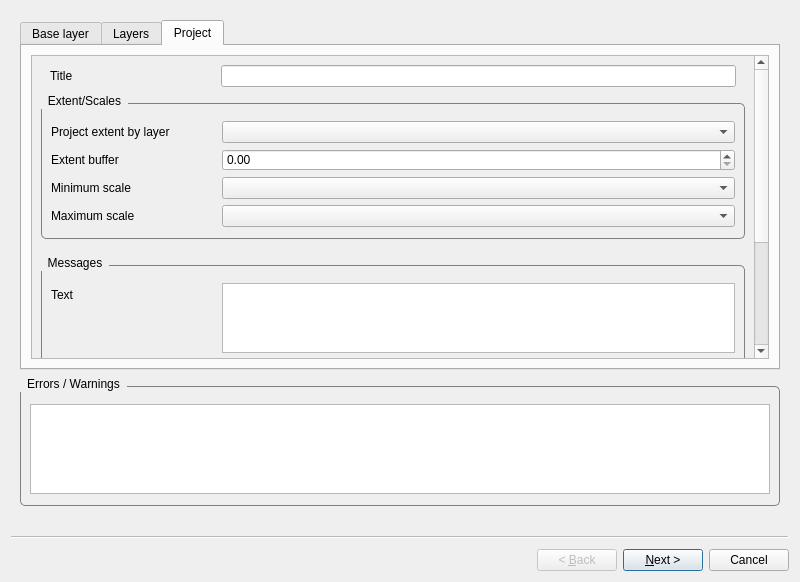
<?xml version="1.0" encoding="UTF-8"?>
<ui version="4.0">
 <class>publish_wizard</class>
 <widget class="QWizard" name="publish_wizard">
  <property name="geometry">
   <rect>
    <x>0</x>
    <y>0</y>
    <width>800</width>
    <height>582</height>
   </rect>
  </property>
  <property name="minimumSize">
   <size>
    <width>600</width>
    <height>400</height>
   </size>
  </property>
  <property name="windowTitle">
   <string>Publish in Gisquick</string>
  </property>
  <property name="autoFillBackground">
   <bool>false</bool>
  </property>
  <property name="styleSheet">
   <string notr="true"/>
  </property>
  <property name="modal">
   <bool>true</bool>
  </property>
  <property name="options">
   <set>QWizard::NoBackButtonOnLastPage|QWizard::NoDefaultButton</set>
  </property>
  <widget class="QWizardPage" name="wizard_page_project">
   <property name="styleSheet">
    <string notr="true"/>
   </property>
   <layout class="QVBoxLayout" name="verticalLayout">
    <item>
     <widget class="QTabWidget" name="tabWidget">
      <property name="sizePolicy">
       <sizepolicy hsizetype="Expanding" vsizetype="Expanding">
        <horstretch>0</horstretch>
        <verstretch>1</verstretch>
       </sizepolicy>
      </property>
      <property name="currentIndex">
       <number>2</number>
      </property>
      <widget class="QWidget" name="tab_baselayer">
       <attribute name="title">
        <string>Base layer</string>
       </attribute>
       <layout class="QGridLayout" name="gridLayout_4">
        <item row="5" column="0">
         <widget class="QLabel" name="info">
          <property name="sizePolicy">
           <sizepolicy hsizetype="Preferred" vsizetype="Preferred">
            <horstretch>0</horstretch>
            <verstretch>0</verstretch>
           </sizepolicy>
          </property>
          <property name="font">
           <font>
            <italic>true</italic>
           </font>
          </property>
          <property name="text">
           <string>&lt;html&gt;&lt;head/&gt;&lt;body&gt;&lt;p&gt;&lt;span style=&quot; font-size:10pt;&quot;&gt;Note: OpenStreetMap, MapBox and BingMaps are available only in WGS 84 / Pseudo Mercator EPSG:3857&lt;/span&gt;&lt;/p&gt;&lt;/body&gt;&lt;/html&gt;</string>
          </property>
         </widget>
        </item>
        <item row="0" column="0" rowspan="4" alignment="Qt::AlignTop">
         <widget class="QGroupBox" name="groupBox_baselayer">
          <property name="sizePolicy">
           <sizepolicy hsizetype="Preferred" vsizetype="Expanding">
            <horstretch>0</horstretch>
            <verstretch>0</verstretch>
           </sizepolicy>
          </property>
          <property name="font">
           <font>
            <pointsize>10</pointsize>
            <weight>50</weight>
            <bold>false</bold>
           </font>
          </property>
          <property name="styleSheet">
           <string notr="true">QGroupBox {
    border: 0px solid gray;
    border-radius: 5px;
    margin: 0px;
    text-align: top;
    padding: 0px;
 }
QGroupBox::title {
    subcontrol-origin: margin;
    subcontrol-position: top left;
    padding: 1 5;
}</string>
          </property>
          <property name="title">
           <string/>
          </property>
          <property name="flat">
           <bool>false</bool>
          </property>
          <property name="checkable">
           <bool>false</bool>
          </property>
          <layout class="QVBoxLayout" name="verticalLayout_13">
           <item>
            <widget class="QGroupBox" name="blank">
             <property name="title">
              <string>Blank</string>
             </property>
             <property name="checkable">
              <bool>true</bool>
             </property>
             <property name="checked">
              <bool>false</bool>
             </property>
            </widget>
           </item>
           <item>
            <widget class="QGroupBox" name="osm">
             <property name="title">
              <string>OpenStreeMap</string>
             </property>
             <property name="checkable">
              <bool>true</bool>
             </property>
             <property name="checked">
              <bool>false</bool>
             </property>
            </widget>
           </item>
           <item>
            <widget class="QGroupBox" name="mapbox">
             <property name="sizePolicy">
              <sizepolicy hsizetype="Preferred" vsizetype="Preferred">
               <horstretch>0</horstretch>
               <verstretch>0</verstretch>
              </sizepolicy>
             </property>
             <property name="minimumSize">
              <size>
               <width>0</width>
               <height>0</height>
              </size>
             </property>
             <property name="title">
              <string>MapBox</string>
             </property>
             <property name="checkable">
              <bool>true</bool>
             </property>
             <property name="checked">
              <bool>false</bool>
             </property>
             <layout class="QGridLayout" name="gridLayout_mapbox">
              <property name="topMargin">
               <number>20</number>
              </property>
              <property name="bottomMargin">
               <number>9</number>
              </property>
              <item row="0" column="0">
               <widget class="QLabel" name="label_mapbox_mapid">
                <property name="text">
                 <string>MapId</string>
                </property>
               </widget>
              </item>
              <item row="1" column="0">
               <widget class="QLabel" name="label_mapbox_apikey">
                <property name="text">
                 <string>ApiKey</string>
                </property>
               </widget>
              </item>
              <item row="1" column="1">
               <widget class="QLineEdit" name="mapbox_apikey">
                <property name="enabled">
                 <bool>false</bool>
                </property>
                <property name="sizePolicy">
                 <sizepolicy hsizetype="Expanding" vsizetype="Preferred">
                  <horstretch>0</horstretch>
                  <verstretch>0</verstretch>
                 </sizepolicy>
                </property>
                <property name="text">
                 <string/>
                </property>
               </widget>
              </item>
              <item row="0" column="1">
               <widget class="QComboBox" name="mapbox_mapid">
                <property name="enabled">
                 <bool>false</bool>
                </property>
                <property name="sizePolicy">
                 <sizepolicy hsizetype="Preferred" vsizetype="Preferred">
                  <horstretch>0</horstretch>
                  <verstretch>0</verstretch>
                 </sizepolicy>
                </property>
                <property name="editable">
                 <bool>true</bool>
                </property>
                <item>
                 <property name="text">
                  <string>mapbox.streets</string>
                 </property>
                </item>
                <item>
                 <property name="text">
                  <string>mapbox.light</string>
                 </property>
                </item>
                <item>
                 <property name="text">
                  <string>mapbox.dark</string>
                 </property>
                </item>
                <item>
                 <property name="text">
                  <string>mapbox.satellite</string>
                 </property>
                </item>
                <item>
                 <property name="text">
                  <string>mapbox.streets-satellite</string>
                 </property>
                </item>
                <item>
                 <property name="text">
                  <string>mapbox.wheatpaste</string>
                 </property>
                </item>
                <item>
                 <property name="text">
                  <string>mapbox.streets-basic</string>
                 </property>
                </item>
                <item>
                 <property name="text">
                  <string>mapbox.comic</string>
                 </property>
                </item>
                <item>
                 <property name="text">
                  <string>mapbox.outdoors</string>
                 </property>
                </item>
                <item>
                 <property name="text">
                  <string>mapbox.run-bike-hike</string>
                 </property>
                </item>
                <item>
                 <property name="text">
                  <string>mapbox.pencil</string>
                 </property>
                </item>
                <item>
                 <property name="text">
                  <string>mapbox.pirates</string>
                 </property>
                </item>
                <item>
                 <property name="text">
                  <string>mapbox.emerald</string>
                 </property>
                </item>
                <item>
                 <property name="text">
                  <string>mapbox.high-contrast</string>
                 </property>
                </item>
               </widget>
              </item>
             </layout>
            </widget>
           </item>
           <item>
            <widget class="QGroupBox" name="bing">
             <property name="sizePolicy">
              <sizepolicy hsizetype="Preferred" vsizetype="Expanding">
               <horstretch>0</horstretch>
               <verstretch>3</verstretch>
              </sizepolicy>
             </property>
             <property name="minimumSize">
              <size>
               <width>0</width>
               <height>0</height>
              </size>
             </property>
             <property name="title">
              <string>BingMaps</string>
             </property>
             <property name="checkable">
              <bool>true</bool>
             </property>
             <property name="checked">
              <bool>false</bool>
             </property>
             <layout class="QGridLayout" name="gridLayout_bing">
              <property name="topMargin">
               <number>20</number>
              </property>
              <property name="verticalSpacing">
               <number>6</number>
              </property>
              <item row="0" column="0">
               <widget class="QLabel" name="label_bing_style">
                <property name="text">
                 <string>Style</string>
                </property>
               </widget>
              </item>
              <item row="0" column="1">
               <widget class="QComboBox" name="bing_style">
                <property name="enabled">
                 <bool>false</bool>
                </property>
                <property name="sizePolicy">
                 <sizepolicy hsizetype="Preferred" vsizetype="Preferred">
                  <horstretch>0</horstretch>
                  <verstretch>0</verstretch>
                 </sizepolicy>
                </property>
                <item>
                 <property name="text">
                  <string>Road</string>
                 </property>
                </item>
                <item>
                 <property name="text">
                  <string>Aerial</string>
                 </property>
                </item>
                <item>
                 <property name="text">
                  <string>Aerial with Labels</string>
                 </property>
                </item>
               </widget>
              </item>
              <item row="1" column="0">
               <widget class="QLabel" name="label_bingmap_apikey">
                <property name="text">
                 <string>ApiKey</string>
                </property>
               </widget>
              </item>
              <item row="1" column="1">
               <widget class="QLineEdit" name="bing_apikey">
                <property name="enabled">
                 <bool>false</bool>
                </property>
                <property name="sizePolicy">
                 <sizepolicy hsizetype="Expanding" vsizetype="Preferred">
                  <horstretch>0</horstretch>
                  <verstretch>0</verstretch>
                 </sizepolicy>
                </property>
               </widget>
              </item>
             </layout>
            </widget>
           </item>
           <item>
            <layout class="QGridLayout" name="gridLayout_default" columnstretch="0,0">
             <item row="0" column="1">
              <widget class="QComboBox" name="default_baselayer"/>
             </item>
             <item row="0" column="0">
              <widget class="QLabel" name="label_default_baselayer">
               <property name="sizePolicy">
                <sizepolicy hsizetype="Fixed" vsizetype="Maximum">
                 <horstretch>0</horstretch>
                 <verstretch>0</verstretch>
                </sizepolicy>
               </property>
               <property name="minimumSize">
                <size>
                 <width>100</width>
                 <height>0</height>
                </size>
               </property>
               <property name="text">
                <string>Default layer</string>
               </property>
              </widget>
             </item>
            </layout>
           </item>
          </layout>
         </widget>
        </item>
        <item row="6" column="0">
         <spacer name="verticalSpacer">
          <property name="orientation">
           <enum>Qt::Vertical</enum>
          </property>
          <property name="sizeHint" stdset="0">
           <size>
            <width>20</width>
            <height>40</height>
           </size>
          </property>
         </spacer>
        </item>
       </layout>
      </widget>
      <widget class="QWidget" name="tab_layers">
       <attribute name="title">
        <string>Layers</string>
       </attribute>
       <layout class="QVBoxLayout" name="verticalLayout_9">
        <item>
         <widget class="QGroupBox" name="groupBox_layers">
          <property name="styleSheet">
           <string notr="true">QGroupBox { 
    border: 0px solid gray; 
    border-radius: 5px;
    margin: 0px;
    text-align: top;
    padding: 0px;
 }
QGroupBox::title {
    subcontrol-origin: margin;
    subcontrol-position: top left;
    padding: 1 5;
}</string>
          </property>
          <property name="title">
           <string/>
          </property>
          <layout class="QFormLayout" name="formLayout_5">
           <property name="fieldGrowthPolicy">
            <enum>QFormLayout::AllNonFixedFieldsGrow</enum>
           </property>
           <item row="0" column="0">
            <widget class="QLabel" name="label_mapcache">
             <property name="text">
              <string>Use cache</string>
             </property>
            </widget>
           </item>
           <item row="0" column="1">
            <widget class="QCheckBox" name="use_mapcache">
             <property name="text">
              <string/>
             </property>
             <property name="checked">
              <bool>true</bool>
             </property>
            </widget>
           </item>
           <item row="1" column="0" colspan="2">
            <widget class="QTreeView" name="treeView">
             <property name="sizePolicy">
              <sizepolicy hsizetype="Expanding" vsizetype="Expanding">
               <horstretch>2</horstretch>
               <verstretch>1</verstretch>
              </sizepolicy>
             </property>
             <property name="alternatingRowColors">
              <bool>false</bool>
             </property>
             <property name="selectionMode">
              <enum>QAbstractItemView::MultiSelection</enum>
             </property>
             <attribute name="headerDefaultSectionSize">
              <number>110</number>
             </attribute>
             <attribute name="headerStretchLastSection">
              <bool>false</bool>
             </attribute>
            </widget>
           </item>
          </layout>
         </widget>
        </item>
       </layout>
      </widget>
      <widget class="QWidget" name="tab_project">
       <attribute name="title">
        <string>Project</string>
       </attribute>
       <layout class="QVBoxLayout" name="verticalLayout_10">
        <item>
         <widget class="QScrollArea" name="scrollArea">
          <property name="minimumSize">
           <size>
            <width>0</width>
            <height>0</height>
           </size>
          </property>
          <property name="widgetResizable">
           <bool>true</bool>
          </property>
          <widget class="QWidget" name="scrollAreaWidgetContent">
           <property name="geometry">
            <rect>
             <x>0</x>
             <y>0</y>
             <width>727</width>
             <height>536</height>
            </rect>
           </property>
           <property name="styleSheet">
            <string notr="true"/>
           </property>
           <layout class="QVBoxLayout" name="verticalLayout_3">
            <item>
             <widget class="QWidget" name="widget_2" native="true">
              <layout class="QFormLayout" name="formLayout_6">
               <property name="topMargin">
                <number>0</number>
               </property>
               <property name="bottomMargin">
                <number>0</number>
               </property>
               <item row="0" column="0">
                <widget class="QLabel" name="label_title">
                 <property name="minimumSize">
                  <size>
                   <width>165</width>
                   <height>0</height>
                  </size>
                 </property>
                 <property name="text">
                  <string>Title</string>
                 </property>
                </widget>
               </item>
               <item row="0" column="1">
                <widget class="QLineEdit" name="project_title"/>
               </item>
              </layout>
             </widget>
            </item>
            <item>
             <widget class="QGroupBox" name="groupBox_4">
              <property name="styleSheet">
               <string notr="true">QGroupBox { 
    border: 1px solid gray; 
    border-radius: 5px;
    margin: 10 0px;
    text-align: top;
    padding: 8 0 2 0;
 }
QGroupBox::title {
    subcontrol-origin: margin;
    subcontrol-position: top left;
    padding: 1 5;
}</string>
              </property>
              <property name="title">
               <string>Extent/Scales</string>
              </property>
              <layout class="QFormLayout" name="formLayout_4">
               <property name="fieldGrowthPolicy">
                <enum>QFormLayout::AllNonFixedFieldsGrow</enum>
               </property>
               <item row="0" column="0">
                <widget class="QLabel" name="label_extent_layer">
                 <property name="minimumSize">
                  <size>
                   <width>165</width>
                   <height>0</height>
                  </size>
                 </property>
                 <property name="text">
                  <string>Project extent by layer</string>
                 </property>
                </widget>
               </item>
               <item row="0" column="1">
                <widget class="QComboBox" name="extent_layer"/>
               </item>
               <item row="1" column="0">
                <widget class="QLabel" name="label_extent_buffer">
                 <property name="text">
                  <string>Extent buffer</string>
                 </property>
                </widget>
               </item>
               <item row="1" column="1">
                <widget class="QDoubleSpinBox" name="extent_buffer">
                 <property name="maximum">
                  <double>100000.000000000000000</double>
                 </property>
                </widget>
               </item>
               <item row="3" column="0">
                <widget class="QLabel" name="label_min_scale">
                 <property name="text">
                  <string>Minimum scale</string>
                 </property>
                </widget>
               </item>
               <item row="3" column="1">
                <widget class="QComboBox" name="min_scale"/>
               </item>
               <item row="4" column="0">
                <widget class="QLabel" name="label_max_scale">
                 <property name="text">
                  <string>Maximum scale</string>
                 </property>
                </widget>
               </item>
               <item row="4" column="1">
                <widget class="QComboBox" name="max_scale"/>
               </item>
              </layout>
             </widget>
            </item>
            <item>
             <widget class="QGroupBox" name="messages_group">
              <property name="sizePolicy">
               <sizepolicy hsizetype="Preferred" vsizetype="Preferred">
                <horstretch>0</horstretch>
                <verstretch>0</verstretch>
               </sizepolicy>
              </property>
              <property name="maximumSize">
               <size>
                <width>16777215</width>
                <height>150</height>
               </size>
              </property>
              <property name="styleSheet">
               <string notr="true">QGroupBox { 
    border: 1px solid gray; 
    border-radius: 5px;
    margin: 10 0px;
    text-align: top;
    padding: 8 0 2 0;
 }
QGroupBox::title {
    subcontrol-origin: margin;
    subcontrol-position: top left;
    padding: 1 5;
}</string>
              </property>
              <property name="title">
               <string>Messages</string>
              </property>
              <layout class="QFormLayout" name="formLayout_2">
               <item row="0" column="0">
                <widget class="QLabel" name="label_3">
                 <property name="minimumSize">
                  <size>
                   <width>165</width>
                   <height>0</height>
                  </size>
                 </property>
                 <property name="text">
                  <string>Text</string>
                 </property>
                </widget>
               </item>
               <item row="0" column="1">
                <widget class="QTextEdit" name="message_text">
                 <property name="maximumSize">
                  <size>
                   <width>16777215</width>
                   <height>16777215</height>
                  </size>
                 </property>
                </widget>
               </item>
               <item row="1" column="0">
                <widget class="QLabel" name="label_4">
                 <property name="text">
                  <string>Valid until</string>
                 </property>
                </widget>
               </item>
               <item row="1" column="1">
                <widget class="QDateEdit" name="message_valid_until">
                 <property name="calendarPopup">
                  <bool>true</bool>
                 </property>
                </widget>
               </item>
              </layout>
             </widget>
            </item>
            <item>
             <widget class="QGroupBox" name="groupBox_2">
              <property name="styleSheet">
               <string notr="true">QGroupBox { 
    border: 1px solid gray; 
    border-radius: 5px;
    margin: 10 0px;
    text-align: top;
    padding: 8 0 2 0;
 }
QGroupBox::title {
    subcontrol-origin: margin;
    subcontrol-position: top left;
    padding: 1 5;
}</string>
              </property>
              <property name="title">
               <string>Access constraints</string>
              </property>
              <layout class="QFormLayout" name="formLayout_3">
               <property name="fieldGrowthPolicy">
                <enum>QFormLayout::AllNonFixedFieldsGrow</enum>
               </property>
               <item row="0" column="0">
                <widget class="QLabel" name="label_authentication">
                 <property name="minimumSize">
                  <size>
                   <width>165</width>
                   <height>0</height>
                  </size>
                 </property>
                 <property name="text">
                  <string>Authentication</string>
                 </property>
                </widget>
               </item>
               <item row="0" column="1">
                <widget class="QComboBox" name="authentication">
                 <item>
                  <property name="text">
                   <string>All (including guest)</string>
                  </property>
                 </item>
                 <item>
                  <property name="text">
                   <string>All authenticated</string>
                  </property>
                 </item>
                 <item>
                  <property name="text">
                   <string>Only project owner</string>
                  </property>
                 </item>
                </widget>
               </item>
               <item row="1" column="0">
                <widget class="QLabel" name="label_expiration">
                 <property name="text">
                  <string>Expiration</string>
                 </property>
                </widget>
               </item>
               <item row="1" column="1">
                <widget class="QWidget" name="widget" native="true">
                 <property name="styleSheet">
                  <string notr="true"/>
                 </property>
                 <layout class="QHBoxLayout" name="horizontalLayout_4">
                  <item>
                   <widget class="QCheckBox" name="enable_expiration">
                    <property name="maximumSize">
                     <size>
                      <width>20</width>
                      <height>16777215</height>
                     </size>
                    </property>
                    <property name="text">
                     <string/>
                    </property>
                   </widget>
                  </item>
                  <item>
                   <widget class="QDateEdit" name="expiration">
                    <property name="enabled">
                     <bool>false</bool>
                    </property>
                    <property name="calendarPopup">
                     <bool>true</bool>
                    </property>
                   </widget>
                  </item>
                 </layout>
                </widget>
               </item>
              </layout>
             </widget>
            </item>
           </layout>
          </widget>
         </widget>
        </item>
       </layout>
      </widget>
     </widget>
    </item>
    <item>
     <widget class="QGroupBox" name="errors_group">
      <property name="enabled">
       <bool>true</bool>
      </property>
      <property name="sizePolicy">
       <sizepolicy hsizetype="Expanding" vsizetype="Expanding">
        <horstretch>0</horstretch>
        <verstretch>0</verstretch>
       </sizepolicy>
      </property>
      <property name="baseSize">
       <size>
        <width>0</width>
        <height>0</height>
       </size>
      </property>
      <property name="font">
       <font>
        <weight>50</weight>
        <bold>false</bold>
       </font>
      </property>
      <property name="styleSheet">
       <string notr="true">QGroupBox { 
    border: 1px solid gray; 
    border-radius: 5px;
    margin: 10 0px;
    text-align: top;
    padding: 8 0 2 0;
 }
QGroupBox::title {
    subcontrol-origin: margin;
    subcontrol-position: top left;
    padding: 1 5;
}</string>
      </property>
      <property name="title">
       <string>Errors / Warnings</string>
      </property>
      <layout class="QVBoxLayout" name="verticalLayout_2">
       <item>
        <widget class="QTableWidget" name="info_table">
         <property name="sizePolicy">
          <sizepolicy hsizetype="Expanding" vsizetype="Expanding">
           <horstretch>0</horstretch>
           <verstretch>0</verstretch>
          </sizepolicy>
         </property>
         <property name="minimumSize">
          <size>
           <width>0</width>
           <height>72</height>
          </size>
         </property>
         <property name="maximumSize">
          <size>
           <width>16777215</width>
           <height>90</height>
          </size>
         </property>
         <property name="baseSize">
          <size>
           <width>0</width>
           <height>0</height>
          </size>
         </property>
         <property name="editTriggers">
          <set>QAbstractItemView::NoEditTriggers</set>
         </property>
         <property name="showGrid">
          <bool>true</bool>
         </property>
         <property name="rowCount">
          <number>0</number>
         </property>
         <attribute name="horizontalHeaderVisible">
          <bool>false</bool>
         </attribute>
         <attribute name="horizontalHeaderCascadingSectionResizes">
          <bool>false</bool>
         </attribute>
         <attribute name="horizontalHeaderDefaultSectionSize">
          <number>70</number>
         </attribute>
         <attribute name="horizontalHeaderMinimumSectionSize">
          <number>70</number>
         </attribute>
         <attribute name="horizontalHeaderShowSortIndicator" stdset="0">
          <bool>false</bool>
         </attribute>
         <attribute name="horizontalHeaderStretchLastSection">
          <bool>true</bool>
         </attribute>
         <attribute name="verticalHeaderVisible">
          <bool>false</bool>
         </attribute>
         <attribute name="verticalHeaderCascadingSectionResizes">
          <bool>false</bool>
         </attribute>
         <attribute name="verticalHeaderDefaultSectionSize">
          <number>25</number>
         </attribute>
         <attribute name="verticalHeaderStretchLastSection">
          <bool>false</bool>
         </attribute>
         <column>
          <property name="text">
           <string>Type</string>
          </property>
         </column>
         <column>
          <property name="text">
           <string>Message</string>
          </property>
         </column>
        </widget>
       </item>
      </layout>
     </widget>
    </item>
   </layout>
  </widget>
  <widget class="QWizardPage" name="wizard_page_topics">
   <layout class="QHBoxLayout" name="horizontalLayout_2">
    <item>
     <widget class="QWidget" name="widget_3" native="true">
      <property name="sizePolicy">
       <sizepolicy hsizetype="Preferred" vsizetype="Preferred">
        <horstretch>1</horstretch>
        <verstretch>0</verstretch>
       </sizepolicy>
      </property>
      <layout class="QVBoxLayout" name="verticalLayout_7">
       <item>
        <widget class="QLabel" name="label_6">
         <property name="text">
          <string>Topics</string>
         </property>
        </widget>
       </item>
       <item>
        <widget class="QListWidget" name="topicsList">
         <property name="sizePolicy">
          <sizepolicy hsizetype="Expanding" vsizetype="Expanding">
           <horstretch>1</horstretch>
           <verstretch>0</verstretch>
          </sizepolicy>
         </property>
        </widget>
       </item>
       <item>
        <widget class="QWidget" name="widget_4" native="true">
         <layout class="QHBoxLayout" name="horizontalLayout_3">
          <item>
           <widget class="QPushButton" name="addTopic">
            <property name="text">
             <string>Add</string>
            </property>
           </widget>
          </item>
          <item>
           <widget class="QPushButton" name="removeTopic">
            <property name="text">
             <string>Remove</string>
            </property>
           </widget>
          </item>
         </layout>
        </widget>
       </item>
      </layout>
     </widget>
    </item>
    <item>
     <widget class="QWidget" name="topicWidget" native="true">
      <property name="sizePolicy">
       <sizepolicy hsizetype="Preferred" vsizetype="Preferred">
        <horstretch>2</horstretch>
        <verstretch>0</verstretch>
       </sizepolicy>
      </property>
      <layout class="QVBoxLayout" name="verticalLayout_8">
       <item>
        <spacer name="verticalSpacer_2">
         <property name="orientation">
          <enum>Qt::Vertical</enum>
         </property>
         <property name="sizeHint" stdset="0">
          <size>
           <width>20</width>
           <height>25</height>
          </size>
         </property>
        </spacer>
       </item>
       <item>
        <widget class="QLabel" name="label_7">
         <property name="text">
          <string>Abstract</string>
         </property>
        </widget>
       </item>
       <item>
        <widget class="QPlainTextEdit" name="topicAbstract">
         <property name="sizePolicy">
          <sizepolicy hsizetype="Expanding" vsizetype="Fixed">
           <horstretch>0</horstretch>
           <verstretch>0</verstretch>
          </sizepolicy>
         </property>
         <property name="minimumSize">
          <size>
           <width>0</width>
           <height>100</height>
          </size>
         </property>
         <property name="maximumSize">
          <size>
           <width>16777215</width>
           <height>100</height>
          </size>
         </property>
        </widget>
       </item>
       <item>
        <widget class="QLabel" name="label_8">
         <property name="text">
          <string>Layers</string>
         </property>
        </widget>
       </item>
       <item>
        <widget class="QTreeWidget" name="topicLayers">
         <property name="sizePolicy">
          <sizepolicy hsizetype="Expanding" vsizetype="Expanding">
           <horstretch>0</horstretch>
           <verstretch>2</verstretch>
          </sizepolicy>
         </property>
         <attribute name="headerVisible">
          <bool>false</bool>
         </attribute>
         <column>
          <property name="text">
           <string notr="true">1</string>
          </property>
         </column>
        </widget>
       </item>
      </layout>
     </widget>
    </item>
   </layout>
  </widget>
  <widget class="QWizardPage" name="wizard_page_publish">
   <layout class="QVBoxLayout" name="verticalLayout_4">
    <item>
     <widget class="QGroupBox" name="groupBox_3">
      <property name="sizePolicy">
       <sizepolicy hsizetype="Expanding" vsizetype="Expanding">
        <horstretch>0</horstretch>
        <verstretch>1</verstretch>
       </sizepolicy>
      </property>
      <property name="styleSheet">
       <string notr="true">QGroupBox { 
    border: 1px solid gray; 
    border-radius: 5px;
    margin: 10 0px;
    text-align: top;
    padding: 8 0 2 0;
 }
QGroupBox::title {
    subcontrol-origin: margin;
    subcontrol-position: top left;
    padding: 1 5;
}</string>
      </property>
      <property name="title">
       <string>Configuration summary</string>
      </property>
      <layout class="QVBoxLayout" name="verticalLayout_5">
       <item>
        <widget class="QTreeWidget" name="config_summary">
         <property name="verticalScrollBarPolicy">
          <enum>Qt::ScrollBarAsNeeded</enum>
         </property>
         <property name="horizontalScrollBarPolicy">
          <enum>Qt::ScrollBarAsNeeded</enum>
         </property>
         <property name="showDropIndicator" stdset="0">
          <bool>true</bool>
         </property>
         <property name="rootIsDecorated">
          <bool>true</bool>
         </property>
         <property name="itemsExpandable">
          <bool>true</bool>
         </property>
         <property name="expandsOnDoubleClick">
          <bool>true</bool>
         </property>
         <property name="columnCount">
          <number>0</number>
         </property>
         <attribute name="headerVisible">
          <bool>false</bool>
         </attribute>
        </widget>
       </item>
      </layout>
     </widget>
    </item>
   </layout>
  </widget>
  <widget class="QWizardPage" name="wizard_page_confirmation">
   <layout class="QVBoxLayout" name="verticalLayout_11">
    <item>
     <widget class="QGroupBox" name="groupBox_info">
      <property name="sizePolicy">
       <sizepolicy hsizetype="Expanding" vsizetype="Expanding">
        <horstretch>0</horstretch>
        <verstretch>1</verstretch>
       </sizepolicy>
      </property>
      <property name="styleSheet">
       <string notr="true">QGroupBox { 
    border: 1px solid gray; 
    border-radius: 5px;
    margin: 10 0px;
    text-align: top;
    padding: 8 0 2 0;
 }
QGroupBox::title {
    subcontrol-origin: margin;
    subcontrol-position: top left;
    padding: 1 5;
}</string>
      </property>
      <property name="title">
       <string>Publish summary</string>
      </property>
      <layout class="QVBoxLayout" name="verticalLayout_6">
       <item>
        <widget class="QGroupBox" name="groupBox_files">
         <property name="sizePolicy">
          <sizepolicy hsizetype="Expanding" vsizetype="Expanding">
           <horstretch>0</horstretch>
           <verstretch>1</verstretch>
          </sizepolicy>
         </property>
         <property name="title">
          <string>Project files</string>
         </property>
         <layout class="QGridLayout" name="gridLayout_6">
          <item row="0" column="0">
           <widget class="QTreeWidget" name="tree_project_files">
            <property name="sizePolicy">
             <sizepolicy hsizetype="Expanding" vsizetype="Expanding">
              <horstretch>0</horstretch>
              <verstretch>1</verstretch>
             </sizepolicy>
            </property>
            <property name="minimumSize">
             <size>
              <width>0</width>
              <height>55</height>
             </size>
            </property>
            <property name="rootIsDecorated">
             <bool>true</bool>
            </property>
            <property name="wordWrap">
             <bool>true</bool>
            </property>
            <attribute name="headerVisible">
             <bool>false</bool>
            </attribute>
            <column>
             <property name="text">
              <string notr="true">1</string>
             </property>
            </column>
           </widget>
          </item>
         </layout>
        </widget>
       </item>
       <item>
        <widget class="QGroupBox" name="groupBox">
         <property name="sizePolicy">
          <sizepolicy hsizetype="Expanding" vsizetype="Expanding">
           <horstretch>0</horstretch>
           <verstretch>3</verstretch>
          </sizepolicy>
         </property>
         <property name="title">
          <string>Data sources</string>
         </property>
         <layout class="QVBoxLayout" name="verticalLayout_14">
          <item>
           <widget class="QTreeWidget" name="tree_data_sources">
            <property name="sizePolicy">
             <sizepolicy hsizetype="Expanding" vsizetype="Expanding">
              <horstretch>0</horstretch>
              <verstretch>1</verstretch>
             </sizepolicy>
            </property>
            <attribute name="headerVisible">
             <bool>false</bool>
            </attribute>
            <column>
             <property name="text">
              <string notr="true">1</string>
             </property>
            </column>
           </widget>
          </item>
         </layout>
        </widget>
       </item>
       <item>
        <layout class="QGridLayout" name="gridLayout_3">
         <property name="verticalSpacing">
          <number>6</number>
         </property>
         <item row="0" column="0">
          <widget class="QLabel" name="label_publish_dir">
           <property name="sizePolicy">
            <sizepolicy hsizetype="Preferred" vsizetype="Expanding">
             <horstretch>0</horstretch>
             <verstretch>2</verstretch>
            </sizepolicy>
           </property>
           <property name="text">
            <string>Publish directory:</string>
           </property>
          </widget>
         </item>
         <item row="0" column="2">
          <widget class="QPushButton" name="button_publish_dir">
           <property name="maximumSize">
            <size>
             <width>100</width>
             <height>16777215</height>
            </size>
           </property>
           <property name="text">
            <string>Change</string>
           </property>
          </widget>
         </item>
         <item row="0" column="1">
          <widget class="QPlainTextEdit" name="text_publish_dir">
           <property name="maximumSize">
            <size>
             <width>16777215</width>
             <height>36</height>
            </size>
           </property>
           <property name="verticalScrollBarPolicy">
            <enum>Qt::ScrollBarAlwaysOff</enum>
           </property>
           <property name="lineWrapMode">
            <enum>QPlainTextEdit::NoWrap</enum>
           </property>
           <property name="readOnly">
            <bool>true</bool>
           </property>
          </widget>
         </item>
        </layout>
       </item>
       <item>
        <widget class="QCheckBox" name="zip_published_project">
         <property name="enabled">
          <bool>true</bool>
         </property>
         <property name="toolTip">
          <string>Create zip archive containing project files including data suitable for upload. Existing zip file will be silently overwritten.</string>
         </property>
         <property name="text">
          <string>Create project zip file for upload</string>
         </property>
         <property name="checked">
          <bool>false</bool>
         </property>
        </widget>
       </item>
      </layout>
     </widget>
    </item>
   </layout>
  </widget>
 </widget>
 <resources/>
 <connections/>
</ui>
